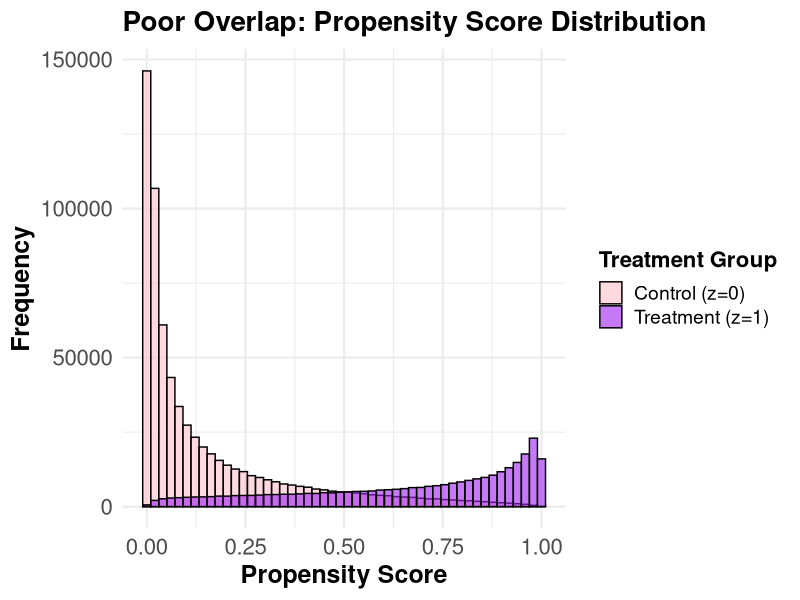
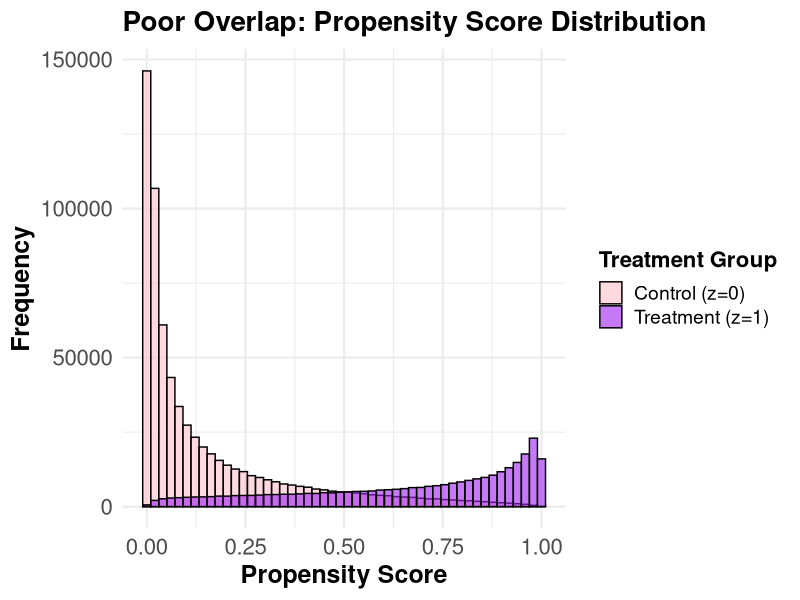

These figures' R source, in order: (Note: this script raises an error after producing the figures.)
# Generate Poor Overlap Data 
# Based on SW_PSW-main/Super_Population_PoorOverlap.R
# Modified to work in current directory

# Required R packages for data generation and analysis
library(survey)         # Survey data analysis
library(doParallel)     # Parallel processing
library(foreach)        # Looping in parallel
library(xtable)         # Table formatting for LaTeX
library(data.table)     # Data manipulation
library(sampling)       # Sampling techniques
library(MatchIt)        # Propensity score matching
library(Hmisc)          # Data utility functions
library(nloptr)         # Nonlinear optimization
library(numDeriv)       # Numerical derivatives
library(MASS)           # Statistical methods
library(patchwork)      # Plot layout organization
library(boot)           # Bootstrap resampling
library(magrittr)       # Pipe operator (%>%)
library(ggplot2)        # For visualization

# Set the working directory to current location
# setwd(getwd())  # Stay in current directory

# Define global parameters for population and sample generation
N           = 1000000            # Total population size
n           = N * 0.005          # Sample size (0.5% of the population)
n_covar     = 7                  # Number of covariates (6 regular + 1 associated with missingness if needed)
n_strata    = 10                 # Number of strata in the population
n_cluster   = 20                 # Number of clusters within each stratum
n_scenarios = 1                  # Number of scenarios to consider
tau_strata  = 0.35               # Standard deviation of covariate means across strata
min_prob    = 0.000              # Minimum probability threshold to avoid near-zero values
tau_cluster = c(0.15)            # Standard deviation of covariate means across clusters
s.m         = 1                  # Scaling factor for the simulation

# Set the seed for reproducibility
set.seed(20220930)

############################################################################################################################
# Generate Super Population Data
############################################################################################################################

# Initialize list to store datasets across scenarios
data_sets = list()

for(scenario in 1:n_scenarios){
  # Means in Matrix
  mu_strata  = matrix(rnorm(n_strata * n_covar, mean = 0, sd = tau_strata), nrow = n_strata, ncol = n_covar)  # Mean structure for strata
  mu_cluster = matrix(rnorm(n_cluster * n_covar, mean = 0, sd = tau_cluster[scenario]), nrow = n_cluster, ncol = n_covar)  # Mean structure for clusters
  
  # Identifying the STRATA EFFECT by stratum and covariates
  # Define row names (Strata)
  strata_row = rep(NA, n_strata)
  for (strata in 1:n_strata) {
    strata_row[strata] = paste("Strata", strata, sep = "_")
  }
  rownames(mu_strata) = strata_row
  
  # Define column names (Covariates)
  strata_col = rep(NA, n_covar)
  for (covariate in 1:n_covar) {
    strata_col[covariate] = paste("Covariate", covariate, sep = "_")
  }
  colnames(mu_strata) = strata_col
  
  # Identifying the CLUSTER EFFECT by cluster and covariates
  # Define row names (Clusters)
  cluster_row = rep(NA, n_cluster)
  for (cluster in 1:n_cluster) {
    cluster_row[cluster] = paste("Cluster", cluster, sep = "_")
  }
  rownames(mu_cluster) = cluster_row
  
  # Define column names (Covariates)
  cluster_col = rep(NA, n_covar)
  for (covariate in 1:n_covar) {
    cluster_col[covariate] = paste("Covariate", covariate, sep = "_")
  }
  colnames(mu_cluster) = cluster_col
  
  ############################################################################################################################
  # CREATING THE COVARIATES
  ############################################################################################################################
  
  cluster_l  = list()  # Temporary storage for cluster-level data
  strata_l   = list()  # Temporary storage for stratum-level data
  variable_l = list()  # Temporary storage for each covariate
  
  # Generate covariates for all subjects across clusters and strata
  for (variable in 1:n_covar) {  # Iterate over covariates
    for (strata in 1:n_strata) {  # Iterate over strata
      for (cluster in 1:n_cluster) {  # Iterate over clusters
        
        # Generate data for subjects in a specific cluster within a stratum
        data = cbind(
          rep((strata - 1) * n_cluster + cluster, N / (n_strata * n_cluster)),  # Cluster index
          rep(strata, N / (n_strata * n_cluster)),  # Stratum index
          rnorm(N / (n_strata * n_cluster), mean = mu_cluster[cluster, variable] + mu_strata[strata, variable])  # Covariate values
        )
        
        colnames(data) = c("Cluster", "Strata", paste("X", variable, sep = ""))  # Define column names
        cluster_l[[cluster]] = data
      }
      strata_l[[strata]] = do.call("rbind", cluster_l)  # Combine cluster data within each stratum
    }
    variable_l[[variable]] = data.frame(do.call("rbind", strata_l))  # Combine stratum data for each covariate
  }
  
  # Combine all covariate data into a single dataset
  data = variable_l[[1]]  # Initialize with the first covariate
  for (variable in 2:n_covar) {
    data = cbind(data, variable_l[[variable]][, 3])  # Add covariate values (3rd column corresponds to covariate values Xi)
  }
  
  # Define column names for the covariate dataset
  var_col = rep(NA, n_covar)
  for (covariate in 1:n_covar) {
    var_col[covariate] = paste("x", covariate, sep = "")  # Define covariate names
  }
  
  colnames(data) = c("Cluster", "Strata", var_col)  # Assign final column names
  
  
  ############################################################################################################################
  # PROPENSITY SCORE MODEL - POOR OVERLAP
  ############################################################################################################################
  
  # Logistic (expit) function for probability calculation
  expit = function(x) { exp(x) / (1 + exp(x)) }
  
  # Define coefficients for the logistic regression model
  a0 = log(20 / 80)  # Intercept
  a1 = log(1.10)     # Coefficient for x1
  a2 = log(1.25)     # Coefficient for x2
  a3 = log(1.50)     # Coefficient for x3
  a4 = log(1.75)     # Coefficient for x4
  a5 = log(2.00)     # Coefficient for x5
  a6 = log(2.50)     # Coefficient for x6
  a7 = log(1.10)     # Interaction term coefficient for x1 * x2
  
  delta_z = 2  # Scaling factor for treatment assignment effects
  
  # Calculate the propensity score formula using the logistic model
  formula = a0 + delta_z * (
    a1 * data$x1 + a2 * data$x2 + a3 * data$x3 + a4 * data$x4 + 
      a5 * data$x5 + a6 * data$x6 + a7 * data$x1 * data$x2
  )
  
  # Calculate propensity scores
  prob_treat = expit(formula)  # Treatment probabilities for each individual
  
  # Assign propensity scores to the dataset
  data$prob_treat = prob_treat
  
  # Simulate treatment assignment based on propensity scores
  data$z = rbinom(N, 1, prob_treat)  # Treatment indicator: z ~ Bernoulli(prob_treat)
  
  ############################################################################################################################
  # VISUALIZE PROPENSITY SCORE DISTRIBUTION
  ############################################################################################################################
  
  # Convert treatment indicator into a factor for labeling in the plot
  data$TreatmentGroup <- factor(data$z, 
                                levels = c(0, 1), 
                                labels = c("Control (z=0)", "Treatment (z=1)"))
  
  # Create a histogram of propensity scores by treatment group
  p_poor_overlap <- ggplot(data, aes(x = prob_treat, fill = TreatmentGroup)) +
    geom_histogram(alpha = 0.6, position = "identity", bins = 50, color = "black") +
    scale_fill_manual(values = c("Control (z=0)" = "pink", "Treatment (z=1)" = "purple")) +
    labs(x = "Propensity Score", y = "Frequency", fill = "Treatment Group", 
         title = "Poor Overlap: Propensity Score Distribution") +
    theme_minimal(base_size = 16) +
    theme(
      # Customize axis titles and text for readability
      axis.title = element_text(face = "bold", size = 18),
      axis.text = element_text(size = 16),
      # Customize legend for better interpretability
      legend.title = element_text(face = "bold", size = 16),
      legend.text = element_text(size = 14),
      # Optionally, adjust plot title formatting if used
      plot.title = element_text(face = "bold", size = 20)
    )
  
  # Display the plot
  print(p_poor_overlap)
  
  # Save the plot
  ggsave("pooroverlap_propensity_distribution.pdf", p_poor_overlap, width = 10, height = 8)
  
  ############################################################################################################################
  # OUTCOME MODEL CONTINUOUS (Y)
  ############################################################################################################################
  
  # Define coefficients for the outcome model
  b0  = 0.00   # Intercept
  b1  = 2.50   # Coefficient for x1
  b2  = -2.00  # Coefficient for x2
  b3  = 1.75   # Coefficient for x3
  b4  = -1.25  # Coefficient for x4
  b5  = 1.50   # Coefficient for x5
  b6  = 1.10   # Coefficient for x6
  b70 = 2.50   # Interaction term coefficient for x1 * x2 in y0
  b71 = 1.50   # Interaction term coefficient for x1 * x2 in y1
  
  # Define treatment effect scaling factors
  delta0 = 0.3  # Scaling factor for control group (y0)
  delta1 = 1    # Constant treatment effect
  delta2 = 0.2  # Interaction scaling factor for treatment effect
  
  # Generate counterfactual outcomes for the control group
  data$y0 = b0 + delta0 * (
    b1 * data$x1 + b2 * data$x2 + b3 * data$x3 + 
      b4 * data$x4 + b5 * data$x5 + b6 * data$x6 + 
      b70 * data$x1 * data$x2
  ) + rnorm(N)  # Random noise with default sd = 1
  
  # Generate counterfactual outcomes for the treatment group
  data$y1 = data$y0 + delta1 + delta2 * (
    b1 * data$x1 + b2 * data$x2 + b3 * data$x3 + 
      b4 * data$x4 + b5 * data$x5 + b6 * data$x6 + 
      b71 * data$x1 * data$x2
  ) + rnorm(N)  # Random noise with default sd = 1
  
  # Calculate observed outcome based on treatment assignment
  data$y = data$z * data$y1 + (1 - data$z) * data$y0  # Observed outcome for each subject
  
  data_sets[[scenario]] = data
}

# Save the poor overlap data
SuperPopGen_PoorOverlap_AllinOne_0118_2025 <- data_sets

save(SuperPopGen_PoorOverlap_AllinOne_0118_2025, file = "SuperPopGen_PoorOverlap_AllinOne_0118_2025.RData")

cat("\nPoor Overlap data generation complete!\n")
cat("Data saved to: SuperPopGen_PoorOverlap_AllinOne_0118_2025.RData\n")

# Print summary statistics
cat("\n=== Summary Statistics ===\n")
cat("Population size:", N, "\n")
cat("Sample size:", n, "\n")
cat("Number of covariates:", n_covar, "\n")
cat("Number of strata:", n_strata, "\n")
cat("Number of clusters per stratum:", n_cluster, "\n")
cat("Treatment proportion:", mean(data$z), "\n")
cat("Mean propensity score (control):", mean(data$prob_treat[data$z == 0]), "\n")
cat("Mean propensity score (treated):", mean(data$prob_treat[data$z == 1]), "\n")
cat("Min propensity score:", min(data$prob_treat), "\n")
cat("Max propensity score:", max(data$prob_treat), "\n")
